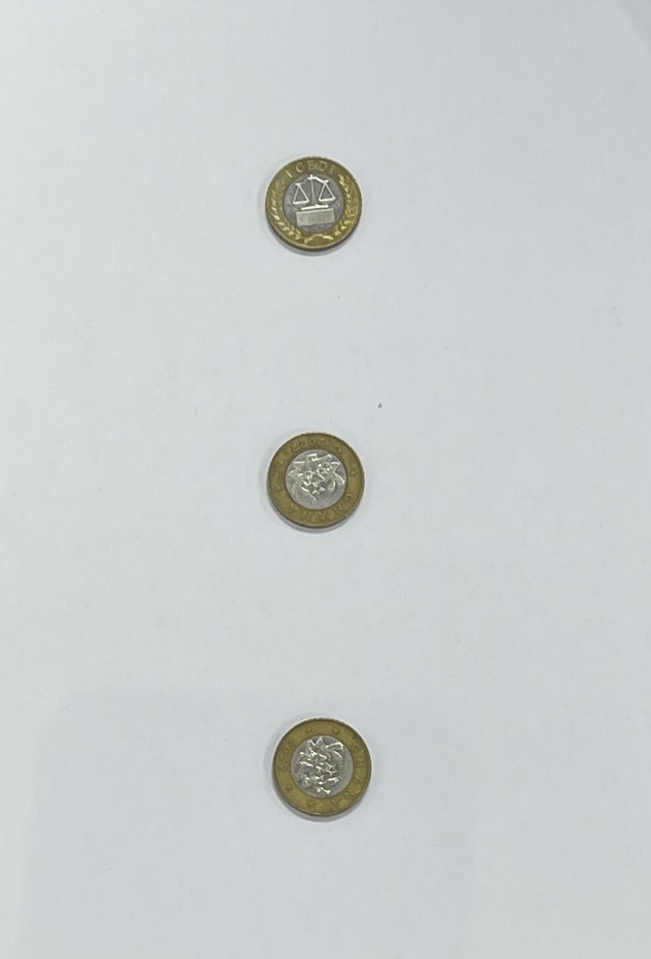
#> input picture data/raw/A1_baseline.jpg, 1301 x 1918 px (shown at 1/2 size); its folder holds only this picture in this run
$ python kmeans_sweep.py
#> lines starting #> are read from the running program, lines starting #| are printed output that depends on the picture; after the words box and inside, x2 and y2 are one past the last pixel; in counts of white or black regions, pixels touching at a corner belong together
### scripts/utils.py
# shared helper functions used by all three segmentation scripts

import cv2
import numpy as np


def load_and_prep(path, max_dim=900):
    # loads image, resizes so the long side is max_dim (region growing gets
    # way too slow on full 3000px phone photos), converts to gray + blurs it
#> called with max_dim = 900
    img = cv2.imread(str(path))
#> img is the input picture: shape (1918, 1301, 3); mean B, G, R 208.7, 207.8, 204.2
    h, w = img.shape[:2]
#> h = 1918; w = 1301
    scale = max_dim / max(h, w)
#> scale = 0.469
    if scale < 1:
        img = cv2.resize(img, (int(w * scale), int(h * scale)))
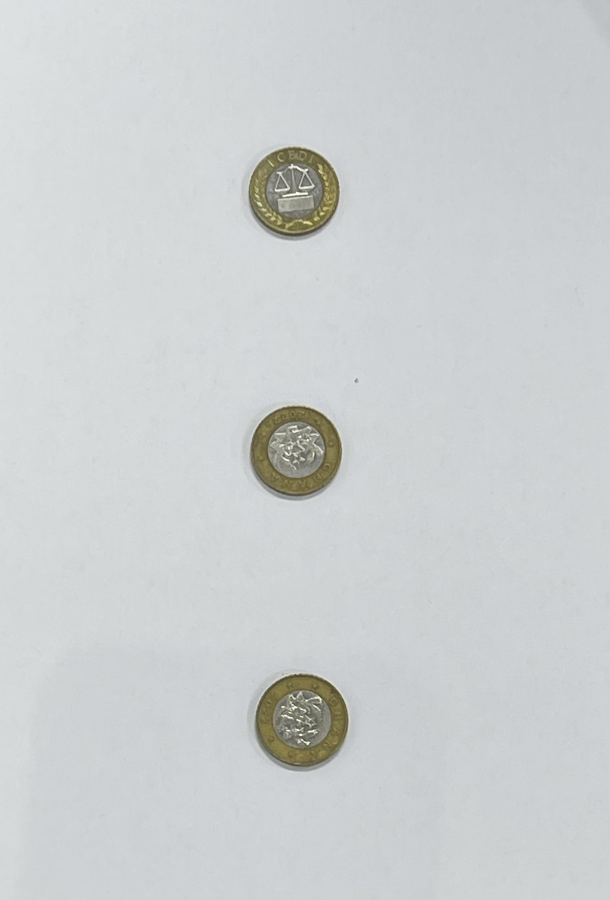
#> img: shape (900, 610, 3); mean B, G, R 208.6, 207.8, 204.1

    gray = cv2.cvtColor(img, cv2.COLOR_BGR2GRAY)
    gray = cv2.GaussianBlur(gray, (5, 5), 0)
    return img, gray


# [12 lines left out: function foreground_from_border, not called in this run]


def foreground_from_border_multi(labels, k):
    # same idea but for k-means labels (0..k-1) instead of a binary mask
    h, w = labels.shape
    border_vals = np.concatenate([
        labels[0, :], labels[-1, :], labels[:, 0], labels[:, -1]
    ])
    bg_label = np.bincount(border_vals, minlength=k).argmax()
    mask = np.where(labels == bg_label, 0, 255).astype(np.uint8)
    return mask


def get_objects(mask, min_area=80):
    # connected components -> list of dicts with area/perimeter/centroid/bbox
    n, labels, stats, centroids = cv2.connectedComponentsWithStats(mask, connectivity=8)

    objects = []
    for i in range(1, n):  # skip label 0, that's the background
        area = stats[i, cv2.CC_STAT_AREA]
        if area < min_area:
            continue

        blob = np.uint8(labels == i) * 255
        contours, _ = cv2.findContours(blob, cv2.RETR_EXTERNAL, cv2.CHAIN_APPROX_SIMPLE)
        perim = cv2.arcLength(contours[0], True) if contours else 0

        objects.append({
            "area": int(area),
            "perimeter": round(perim, 1),
            "centroid": (round(centroids[i][0], 1), round(centroids[i][1], 1)),
            "bbox": tuple(stats[i, :4]),
            "contour": contours[0] if contours else None,
        })

    return objects


# [15 lines left out: function draw_overlay, not called in this run]

### scripts/segment_kmeans.py
# method 3: k-means clustering on pixel intensity

import cv2
import numpy as np
from utils import foreground_from_border_multi


def segment(gray, k=3):
    pixels = gray.reshape(-1, 1).astype(np.float32)
    criteria = (cv2.TERM_CRITERIA_EPS + cv2.TERM_CRITERIA_MAX_ITER, 20, 1.0)
    _, labels, centers = cv2.kmeans(pixels, k, None, criteria, 5, cv2.KMEANS_RANDOM_CENTERS)

    labels = labels.reshape(gray.shape)
    mask = foreground_from_border_multi(labels, k)

    kernel = cv2.getStructuringElement(cv2.MORPH_ELLIPSE, (5, 5))
    mask = cv2.morphologyEx(mask, cv2.MORPH_OPEN, kernel)
    mask = cv2.morphologyEx(mask, cv2.MORPH_CLOSE, kernel)
    return mask

### scripts/kmeans_sweep.py
# separate experiment: how does K affect kmeans segmentation
# runs k=2,3,4 on every image, no overlays, just counts/areas/time for the writeup

import csv
import time
from pathlib import Path

from utils import load_and_prep, get_objects
import segment_kmeans

RAW_DIR = Path("data/raw")
OUT_CSV = Path("outputs/kmeans_k_sweep.csv")


def main():
    rows = []
    for path in sorted(RAW_DIR.glob("*.jpg")):
        _, gray = load_and_prep(path)
        for k in [2, 3, 4]:
            t0 = time.perf_counter()
            mask = segment_kmeans.segment(gray, k=k)
            elapsed = time.perf_counter() - t0

            objs = get_objects(mask)
            rows.append({
                "image": path.name,
                "k": k,
                "count": len(objs),
                "total_area": sum(o["area"] for o in objs),
                "time_sec": round(elapsed, 4),
            })
#> this loop made 3 passes
#> (centers in segment, n in get_objects) on passes 1 to 3: ([121, 210.1], 4), ([120.8, 207.2, 215.6], 23), ([207.3, 149, 215.6, 111.4], 22)
#> pass 1, in segment, `labels = labels.reshape(gray.shape)`:
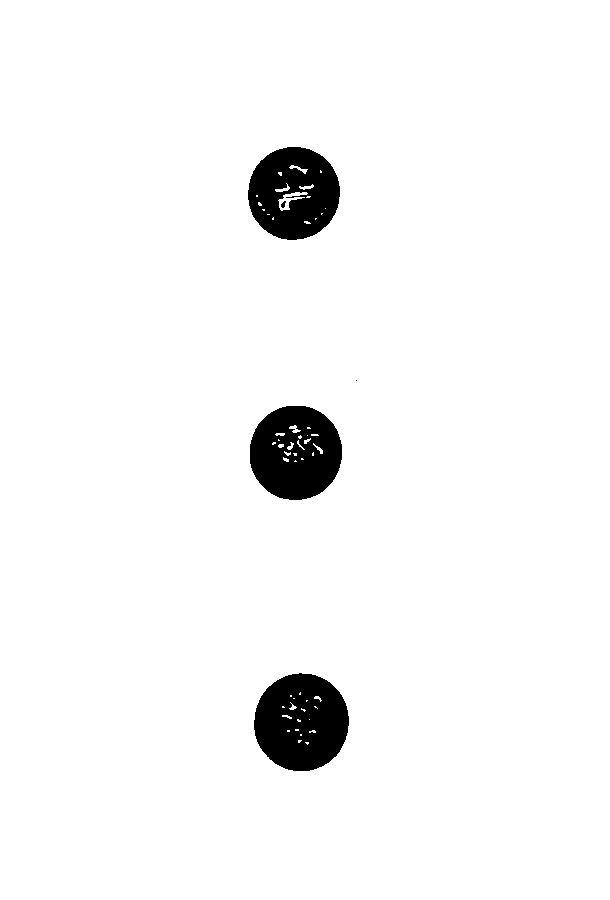
#> labels: shape (900, 610) int32; values 0 (black) and 1 (white), 96.4% white; 5 black regions (1 under 20 px), largest, box (x1, y1, x2, y2) and area: (254, 673, 349, 771) 7131, (250, 406, 342, 500) 6605, (248, 147, 340, 240) 6273, (281, 201, 286, 208) 22
#> pass 1, in segment, `mask = cv2.morphologyEx(mask, cv2.MORPH_CLOSE, kernel)`:
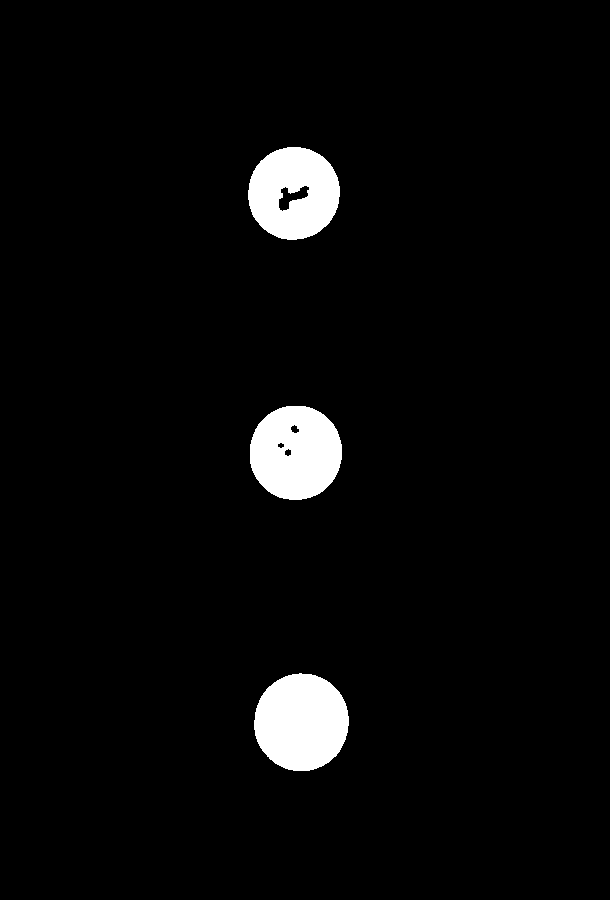
#> mask: shape (900, 610); 3.7% white; 3 white regions, box (x1, y1, x2, y2) and area: (254, 673, 349, 771) 7294, (250, 406, 342, 500) 6814, (248, 147, 340, 240) 6378
#> after the loop:
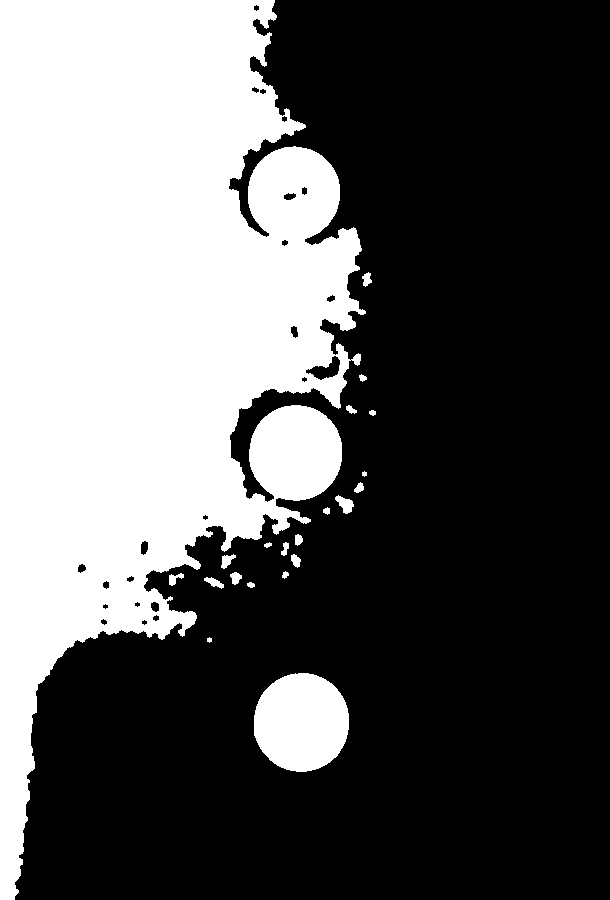
#> mask: shape (900, 610); 36.5% white; 21 white regions, largest, box (x1, y1, x2, y2) and area: (0, 0, 366, 900) 191727, (254, 673, 349, 772) 7455, (335, 495, 354, 514) 198
#> after the loop, rows = 3 items
        print("done", path.name)

    with open(OUT_CSV, "w", newline="") as f:
        writer = csv.DictWriter(f, fieldnames=list(rows[0].keys()))
        writer.writeheader()
        writer.writerows(rows)
    print("wrote", OUT_CSV)


if __name__ == "__main__":
    main()

$ run again, on data/raw/A2_baseline.jpg
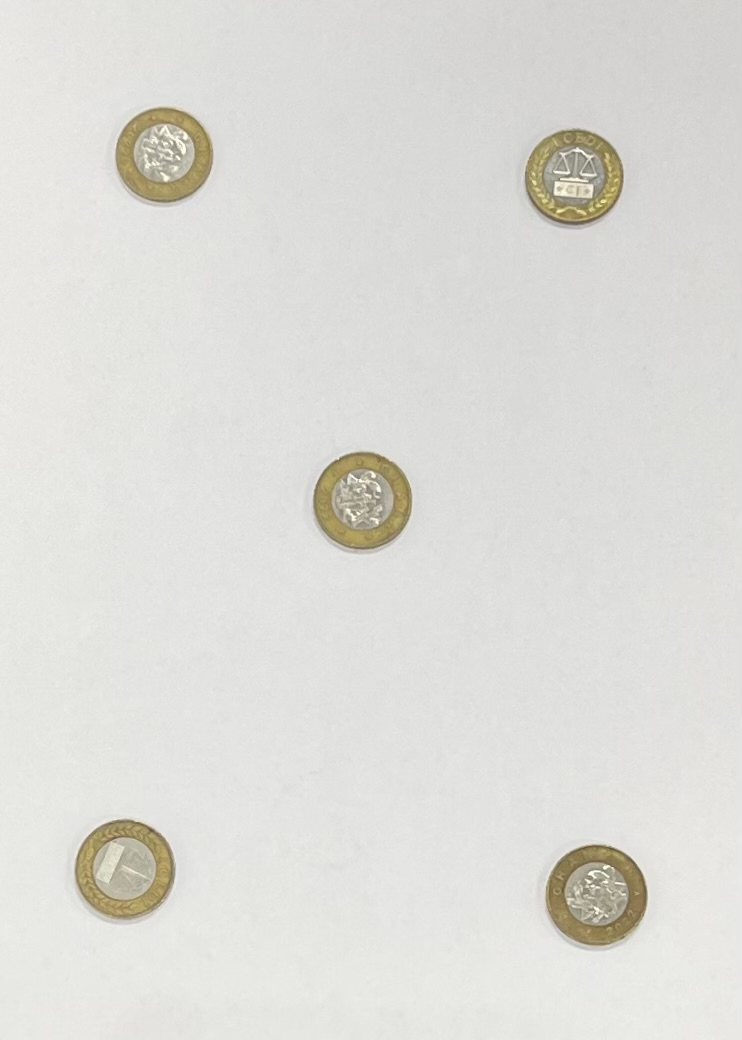
#> input picture data/raw/A2_baseline.jpg, 742 x 1040 px
#> in load_and_prep, img is the input picture: shape (1040, 742, 3); mean B, G, R 216.2, 220.7, 221.2
#> img: shape (900, 642, 3)
#> the loop in main, `for k in [2, 3, 4]:` made 3 passes
#> (centers in segment, n in get_objects) on passes 1 to 3: ([151.6, 223.6], 8), ([216.1, 227.5, 149.9], 24), ([174, 140.6, 228.1, 218], 42)
#> pass 1, in segment, `labels = labels.reshape(gray.shape)`:
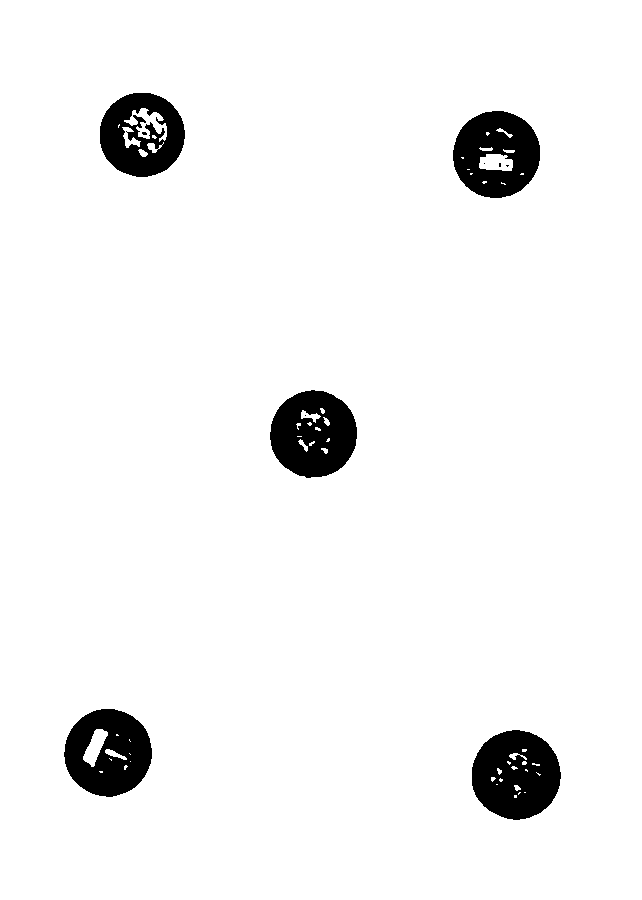
#> labels: shape (900, 642) int32; values 0 (black) and 1 (white), 95.3% white; 10 black regions (5 under 20 px), largest, box (x1, y1, x2, y2) and area: (472, 730, 561, 820) 6001, (270, 390, 357, 478) 5624, (64, 709, 152, 797) 5399, (453, 111, 540, 198) 5320, (100, 93, 185, 177) 4724
#> after the loop in main, `for k in [2, 3, 4]:`:
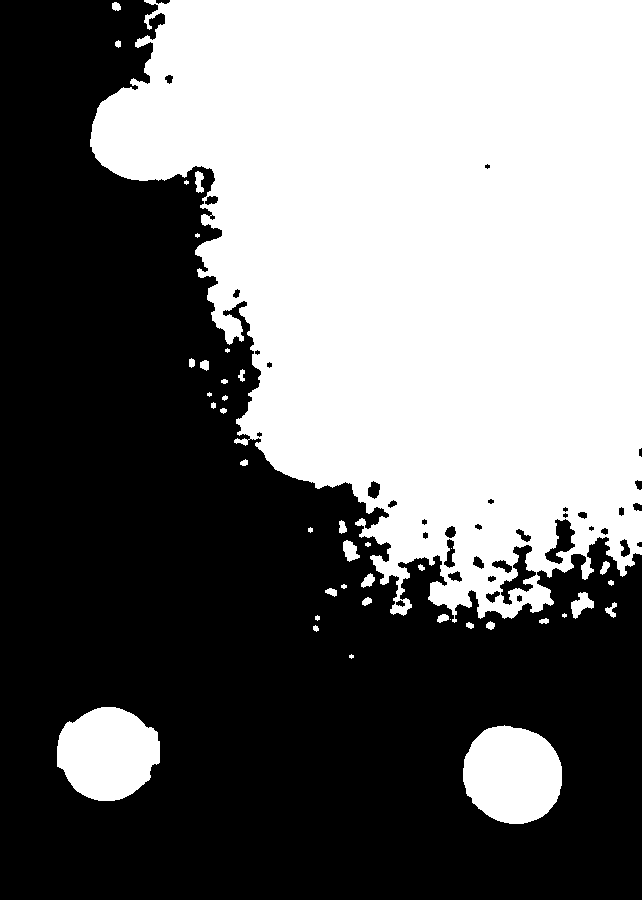
#> mask: shape (900, 642); 44.7% white; 41 white regions (8 under 20 px), largest, box (x1, y1, x2, y2) and area: (90, 0, 642, 623) 241018, (463, 725, 562, 824) 7707, (57, 707, 160, 801) 7393
#> after the loop in main, `for k in [2, 3, 4]:`: rows = 3 items
